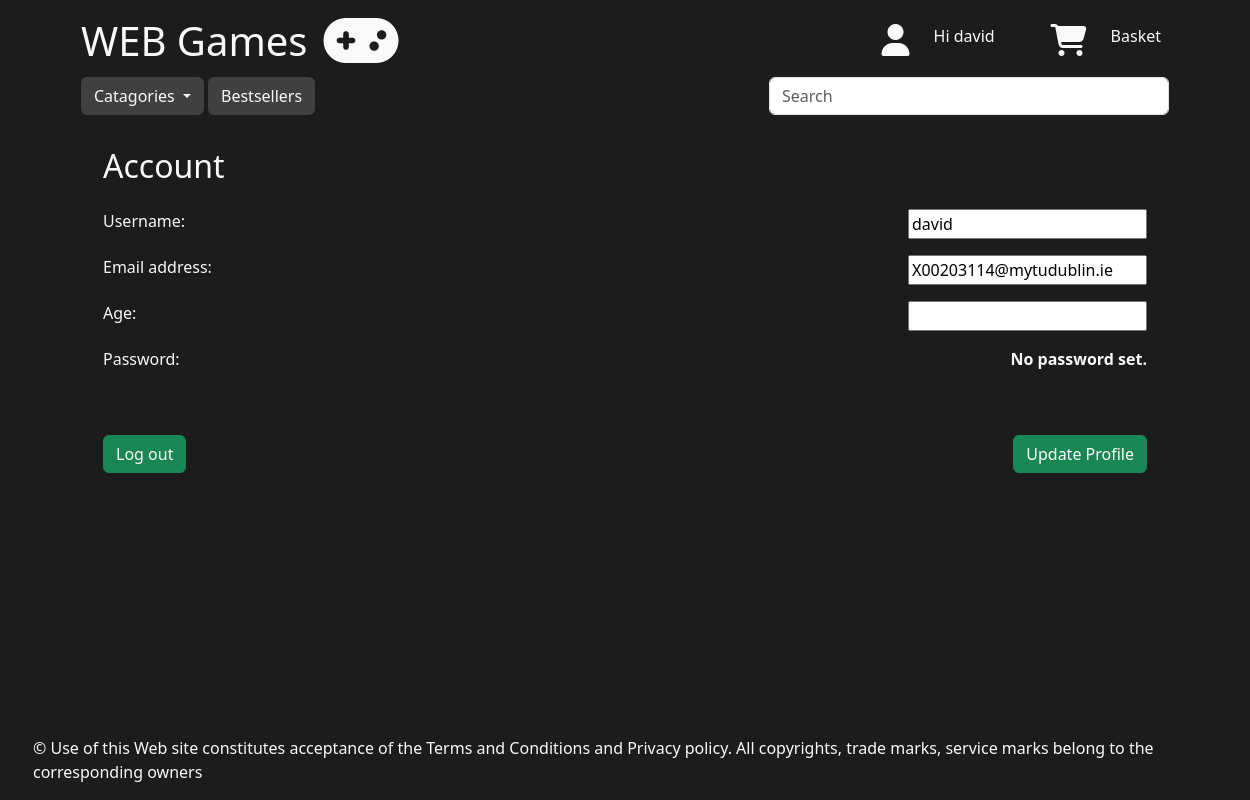
The app's page /accounts/account/ (signed in), older data.
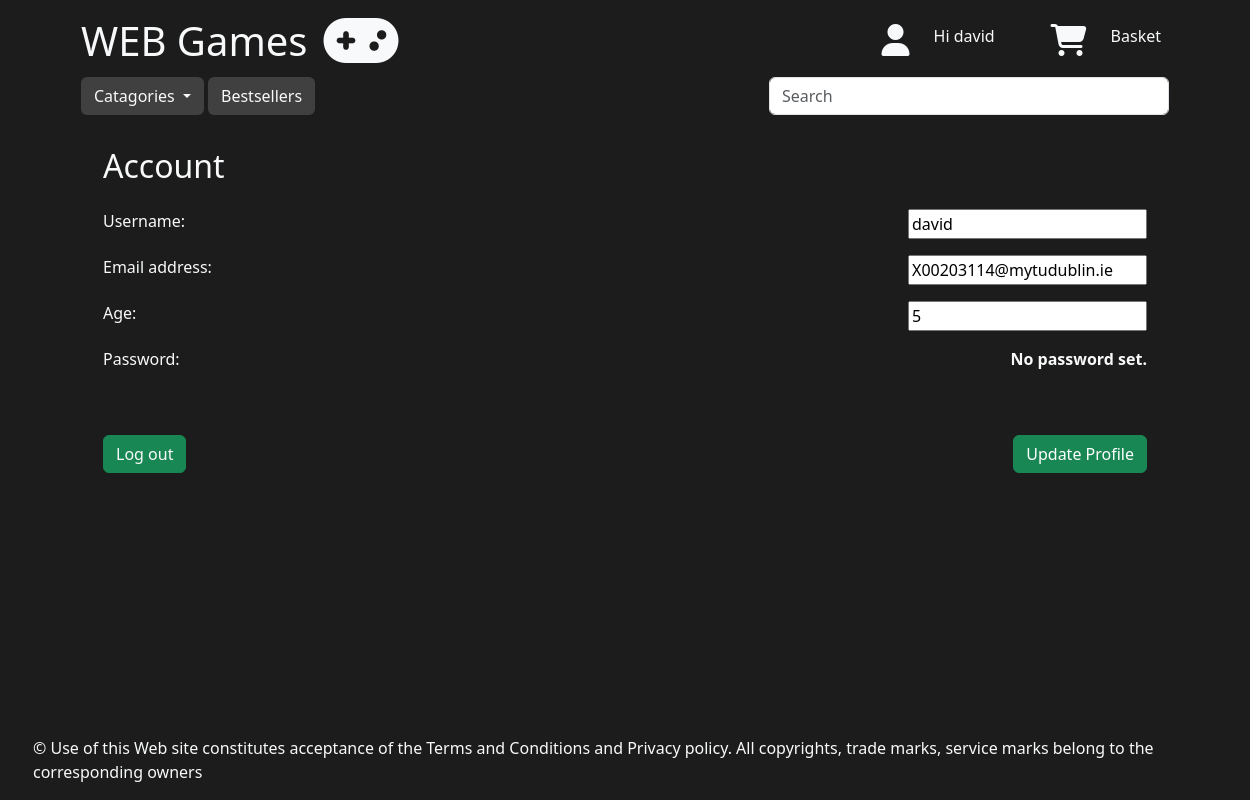
The same page, newer data.
### accounts/models.py (models this page shows)
class CustomUser(AbstractUser):
    age = models.PositiveIntegerField(null=True, blank=True)

### accounts/views.py (the view)
# urls.py: path('account/',AccountView.as_view(),name='account'),
class AccountView(UpdateView):
    form_class = CustomUserChangeForm
    success_url = reverse_lazy('account')
    template_name = 'account.html'
    def get_object(self, queryset=None):
        return self.request.user

### accounts/forms.py
class CustomUserChangeForm(UserChangeForm):
    class Meta:
        model = CustomUser
        fields = ('username','email','age',)

### cart/context_processors.py (called while the page is built)
def counter(request):
    item_count = 0
    if 'admin' in request.path:
        return {}
    else:
        try:
            cart = Cart.objects.filter(cart_id=_cart_id(request))
            cart_items = CartItem.objects.all().filter(cart=cart[:1])
            for cart_item in cart_items:
                item_count += cart_item.quantity
        except Cart.DoesNotExist:
            item_count = 0
    return {'item_count':item_count}

### cart/views.py (called while the page is built)
def _cart_id(request):
    cart = request.session.session_key
    if not cart:
        cart = request.session.create()
    return cart

### shop/context_processors.py (called while the page is built)
def menu_links(request):
    links = Category.objects.all()
    return{'links':links}

### shop/models.py (called while the page is built)
    def get_absolute_url(self):
        return reverse('shop:products_by_category', args=[self.id])

### accounts/templates/account.html (shortened to what this page needs)
{% extends 'base.html' %}
{% block content %}
<div class="container text-light mb-2 mt-2 px-5">
  <h2>Account</h2>
  <form method="post" class="mt-4">
    {% for field in form %}
      <div class="mb-3 d-flex justify-content-between">
        {{ field.label_tag }}
        {{ field }}
      </div>
    {% endfor %}
    <div class="d-flex justify-content-between">
    <button class="btn btn-success mt-5" type="submit">
      <a class="text-light link-underline link-underline-opacity-0"href="{% url 'logout' %}">Log out</a>
    </button>
    <button class="btn btn-success mt-5" type="submit">Update Profile</button>
  </div>
  </form>
</div>
{% endblock content %}

### shop/templates/header.html (shortened to what this page needs)
{% load static %}
<header class="header d-flex flex-row mx-5 mt-3 justify-content-between">
    <div class=" d-flex justify-content-start" style="text-align: center;">
        <div class="d-flex flex-row text-light">
            <h1><a href="{% url 'shop:home' %}" class="link-underline link-underline-opacity-0 link-light">WEB Games<i class="fa-solid fa-gamepad fa-xl m-3 mt-4"></i></a>
            </h1>
        </div>
    </div>
    <div class="nav-item d-flex justify-content-end text-light" style="text-align: center;">
        <ul class="d-flex justify-content-end">
            <i class="fa-solid fa-user fa-2xl m-3 mt-4"></i>
            {% if user.is_authenticated %}
            <a class = "m-2 nav-link"href="{% url 'account' %}">Hi {{user.username}}</a>
            {% else %}
            <a class="nav-link m-2" href="{% url 'login' %}">Sign in</a>
            {% endif %}
        </ul>
        <ul class="d-flex justify-content-end">
            <i class="fa-solid fa-cart-shopping fa-2xl m-3 mt-4"></i>
            <a class="nav-link m-2" href="{% url 'cart:cart_detail' %}">Basket
                </a>
        </ul>
    </div>
</header>

Row changes from the older to the newer data that the page shows:
changed CustomUser "david": age (not shown) → "5"
